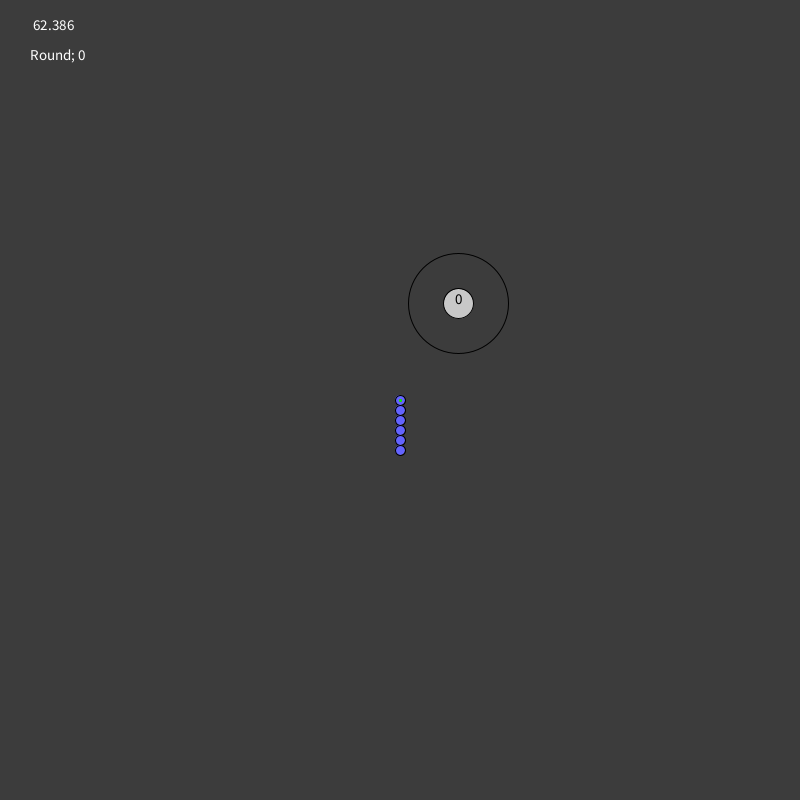
Frame 1 (no input)
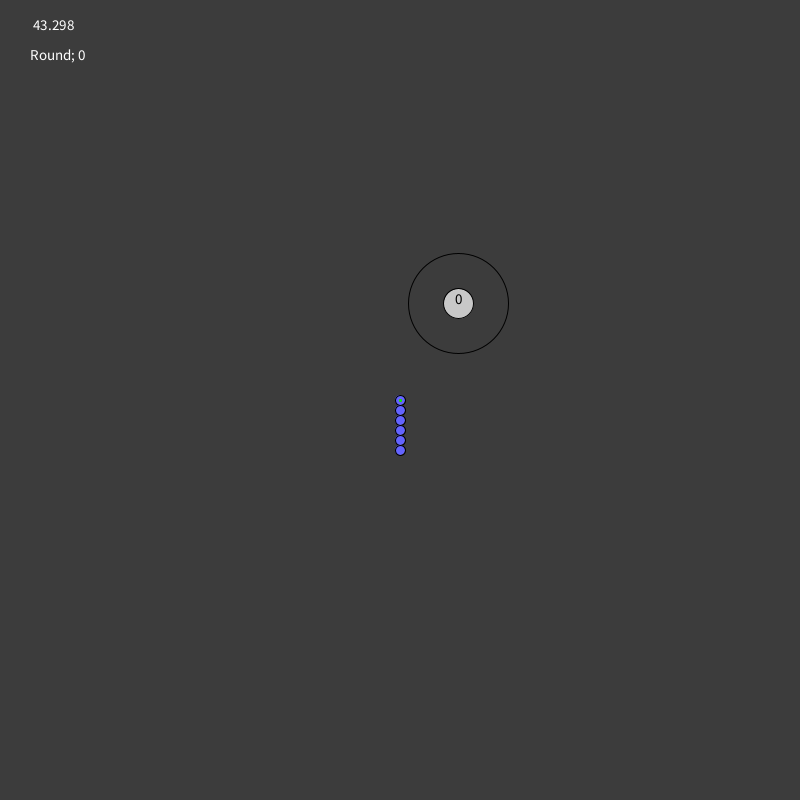
Frame 60 (the mouse pressed at the canvas centre just before this capture)
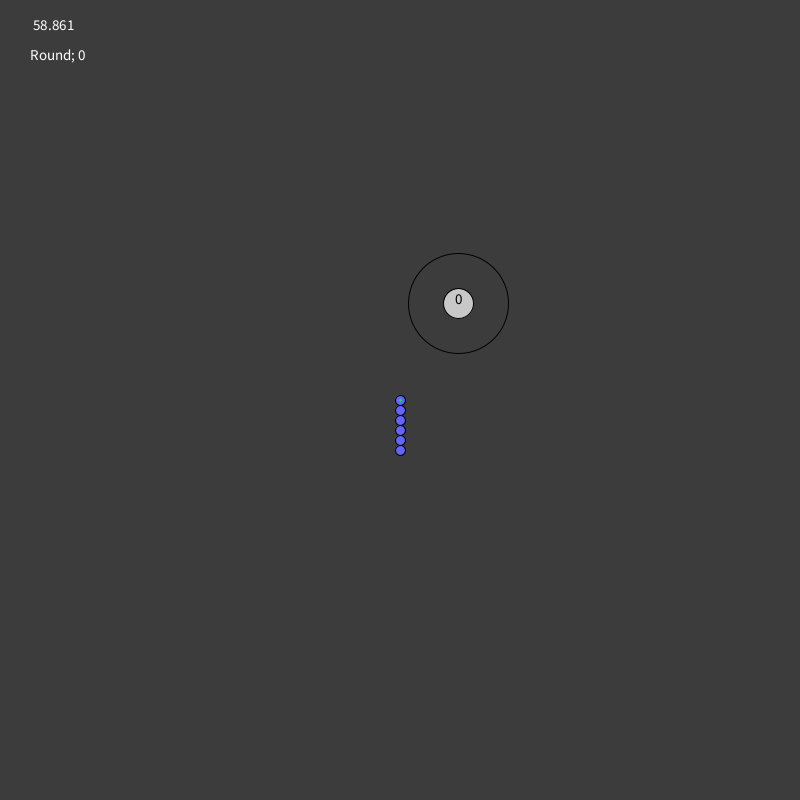
Frame 120 (the mouse held since frame 60 and released just before this capture)

The Processing sketch that drew these frames (run headless with seeded random() and noise(); from frame 60 on, the mouse is pressed at the canvas centre):

// Processing sketch: evoWorm
// ── evoWorm.pde
ArrayList<body> bodies = new ArrayList<body>();
ArrayList<map> maps = new ArrayList<map>();

int roundNum = 0;
int cMap = 0;

//Important Parameters
//pass

void setup(){
    size(800,800);//fullScreen();

    body newBody = new body(new PVector(width/2.0, height/2.0), pow(10,3), 60.0, 6);
    bodies.add(newBody);

    map newMap = new map(10, 200.0);
    maps.add(newMap);
}
void draw(){
    background(60,60,60);
    updateMap(cMap);
    updateBodies();
    overlay();
}
void keyPressed(){
    if(key == 'a'){
        if(bodies.get(0).tLeft == false){
            bodies.get(0).tLeft = !bodies.get(0).tLeft;
        }
    }
    if(key == 'd'){
        if(bodies.get(0).tRight == false){
            bodies.get(0).tRight = !bodies.get(0).tRight;
        }
    }
    if(key == 'w'){
        if(bodies.get(0).throttle == false){
            bodies.get(0).throttle = !bodies.get(0).throttle;
        }
    }
    if(key == 's'){
        if(bodies.get(0).brake == false){
            bodies.get(0).brake = !bodies.get(0).brake;
        }
    }
    if(key == '1'){
        //bodies.get(0).reverse = !bodies.get(0).reverse; 
    }
}
void keyReleased(){
    if(key == 'a'){
        bodies.get(0).tLeft = !bodies.get(0).tLeft;
    }
    if(key == 'd'){
        bodies.get(0).tRight = !bodies.get(0).tRight;
    }
    if(key == 'w'){
        bodies.get(0).throttle = !bodies.get(0).throttle;
    }
    if(key == 's'){
        bodies.get(0).brake = !bodies.get(0).brake;
    }
}

void overlay(){
    pushStyle();
    fill(255);
    text(frameRate, 30,30);
    text("Round; "+roundNum, 30,60);
    popStyle();
}
void updateMap(int num){
    calcMap(num);
    drawMap(num);
}
void drawMap(int n){
    maps.get(n).display();
}
void calcMap(int n){
    maps.get(n).checkFlagCollision();
}
void updateBodies(){
    calcBodies();
    drawBodies();
}
void calcBodies(){
    for(int i=0; i<bodies.size(); i++){
        //bodies.get(i).calcState();
        bodies.get(i).updateForce();
        bodies.get(i).updateAcc();
        bodies.get(i).updateVel();
        bodies.get(i).updatePos();
        bodies.get(i).updateControls();
    }
}
void drawBodies(){
    for(int i=0; i<bodies.size(); i++){
        bodies.get(i).display();
    }
}

class body{
    ArrayList<bodySegment> segments = new ArrayList<bodySegment>();

    boolean tLeft   = false;
    boolean tRight  = false;
    boolean throttle= false;
    boolean brake   = false;
    boolean reverse = false;

    PVector oPos;
    PVector vel     = new PVector(0,0);
    PVector acc     = new PVector(0,0);
    PVector force   = new PVector(0,0);
    PVector dir     = new PVector(0,-1);

    PVector score = new PVector(0,0,0); //How well the body performed, 1st= distance from flag, 2nd= #flags encounetred, 3rd= time for all flags

    float wMaxAng   = PI/3.0;       //Max wheel angle
    float wCurAng   = 0.0;          //Current wheel angle
    float wTurnRate = PI/160.0;     //Rate at which wheels can turn

    float eMaxForce = 50;           //Max force engine can produce
    float eCurForce = 0.0;          //Current force engine is producing
    float eIncRate  = 1.0;          //Rate at which engine force increases

    float frCoeff       = 1.0;
    float brakeCoeff    = 10.0;

    float m;
    float l;
    float n;
    float r;
    float spd = 0;

    body(PVector originPos, float mass, float length, int segNumber){
        oPos = originPos;
        m = mass;
        l = length;
        n = segNumber;
        r = 1.2*(l/n);
        createSegments();
        updateOpos();
    }

    void display(){
        displaySegments();
        displayParameters();
    }
    /*
    void calcState(){
        tLeft   = false;
        tRight  = false;
        throttle= false;
        brake   = false;
        reverse = false;    //Disabled in current version, bugs out weirdly
        int action = -1;    //##### NETWORK CONTROLS FROM HERE ######
        if(action == 0){
            tLeft = true;}
        if(action == 1){
            tRight = true;}
        if(action == 2){
            throttle = true;}
        if(action == 3){
            brake = true;}
        //if(4){
        //    reverse = true;}
    }
    */
    void displaySegments(){
        for(int i=0; i<segments.size(); i++){
            segments.get(i).display();
        }
    }
    void displayParameters(){
        pushStyle();
        strokeWeight(3);
        //Acceleration direction
        stroke(255,0,0);
        line(oPos.x, oPos.y, oPos.x+200.0*acc.x, oPos.y+200.0*acc.y);
        //Velocity direction
        stroke(0,255,0);
        line(oPos.x, oPos.y, oPos.x+20.0*vel.x, oPos.y+20.0*vel.y);
        //Wheel direction
        stroke(0,0,255);
        if(spd != 0){
        line(oPos.x, oPos.y, oPos.x +20.0*((vel.x)*cos(wCurAng)-(vel.y)*sin(wCurAng))/spd, oPos.y +20.0*((vel.x)*sin(wCurAng)+(vel.y)*cos(wCurAng))/spd);}
        popStyle();
    }
    void updateForce(){
        //Reset
        force.x = 0;
        force.y = 0;
        //Engine torque
        force.x += eCurForce* ((dir.x)*cos(wCurAng) - (dir.y)*sin(wCurAng));
        force.y += eCurForce* ((dir.x)*sin(wCurAng) + (dir.y)*cos(wCurAng));
        //Wheel friction
        force.x -= frCoeff*vel.x;
        force.y -= frCoeff*vel.y;
        //Brakes
        force.x -= brakeCoeff*vel.x;
        force.y -= brakeCoeff*vel.y;
    }
    void updateAcc(){
        acc.x = force.x / m;
        acc.y = force.y / m;
    }
    void updateVel(){
        vel.x += acc.x;
        vel.y += acc.y;

        spd = sqrt( pow(vel.x,2) + pow(vel.y,2) );
        if(spd != 0){
            dir = new PVector(vel.x/spd, vel.y/spd);
        }
    }
    void updatePos(){
        //Move main piece
        segments.get(0).pos.x += vel.x;
        segments.get(0).pos.y += vel.y;
        //Make others folllow
        for(int i=1; i<segments.size(); i++){
            PVector step = new PVector(segments.get(i-1).pos.x -segments.get(i).pos.x, segments.get(i-1).pos.y -segments.get(i).pos.y);
            float d = sqrt( pow(segments.get(i-1).pos.x -segments.get(i).pos.x,2) + pow(segments.get(i-1).pos.y -segments.get(i).pos.y,2) );
            if(d > r){
                segments.get(i).pos.x += step.x*(d-r) / d;
                segments.get(i).pos.y += step.y*(d-r) / d;
            }
        }
    }
    void updateOpos(){
        oPos = segments.get(0).pos;
    }
    void updateControls(){
        if(tLeft){
            wCurAng -= wTurnRate;
            if(wCurAng < -wMaxAng){
                wCurAng = -wMaxAng;
            }
        }
        if(tRight){
            wCurAng += wTurnRate;
            if(wCurAng > wMaxAng){
                wCurAng = wMaxAng;
            }
        }
        if(throttle){
            if(reverse){
                eCurForce -= eIncRate;
                if(eCurForce < -eMaxForce){
                    eCurForce = -eMaxForce;
                }
            }
            else{
                eCurForce += eIncRate;
                if(eCurForce > eMaxForce){
                    eCurForce = eMaxForce;
                }
            }
        }
        if(!throttle){
            if(eCurForce > 0){
                eCurForce -= eIncRate;
                if(eCurForce<0){
                    eCurForce = 0;
                }
            }
            if(eCurForce < 0){
                eCurForce += eIncRate;
                if(eCurForce>0){
                    eCurForce = 0;
                }
            }
        }
    }
    void createSegments(){
        for(int i=0; i<n; i++){
            bodySegment newSegment = new bodySegment( new PVector(oPos.x, oPos.y +i*(l/n)) );
            segments.add(newSegment);
        }
    }
}
class bodySegment{
    PVector pos;

    bodySegment(PVector initPos){
        pos = initPos;
    }

    void display(){
        pushStyle();
        fill(100,100,255);
        ellipse(pos.x, pos.y, 10,10);
        popStyle();
    }
}

class map{
    ArrayList<flag> flags = new ArrayList<flag>();

    float r = 100.0;
    int cFlag = 0;

    map(int flagNumber, float border){
        generateMap(flagNumber, border);
    }

    void display(){
        displayFlag();
        displayCollisionRad();
    }
    void displayFlag(){
        pushStyle();
        flags.get(cFlag).display();
        popStyle();
    }
    void displayCollisionRad(){
        pushStyle();
        noFill();
        ellipse( flags.get(cFlag).pos.x, flags.get(cFlag).pos.y, r,r );
        popStyle();
    }
    void checkFlagCollision(){
        for(int i=0; i<bodies.size(); i++){
            float d = sqrt( pow(flags.get(cFlag).pos.x - bodies.get(i).segments.get(0).pos.x,2) + pow(flags.get(cFlag).pos.y - bodies.get(i).segments.get(0).pos.y,2) );
            if(d < r/2.0){
                cFlag++;
            }
        }
    }
    void generateMap(int n, float d){
        for(int i=0; i<n; i++){
            flag newFlag = new flag( new PVector(random(d,width-d), random(d,height-d)), i );
            flags.add(newFlag);
        }
    }
}
class flag{
    PVector pos;

    float r = 30.0;
    float n;

    flag(PVector position, int flagNum){
        pos = position;
        n = flagNum;
    }

    void display(){
        pushStyle();
        fill(200,200,200);
        textAlign(CENTER);
        textSize(15);
        ellipse(pos.x, pos.y, r, r);
        fill(0,0,0);
        text(floor(n), pos.x, pos.y);
        popStyle();
    }
}
